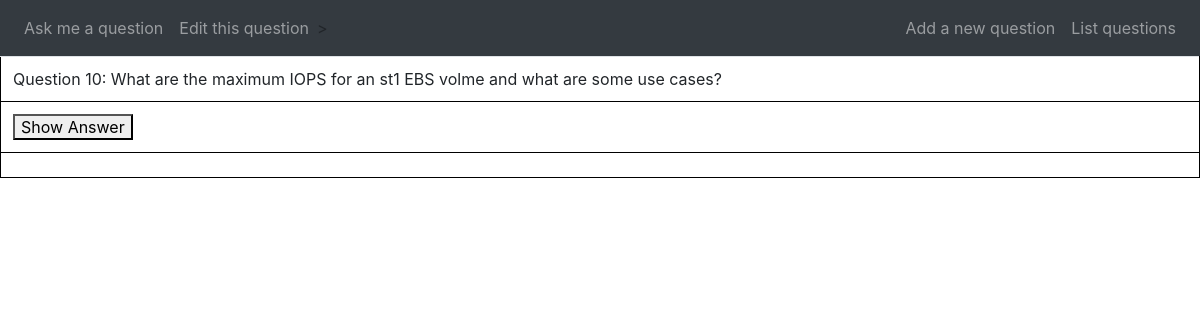
Page /question/10 on the committed database.
### app/models.py (models this page shows, shortened)
class Question(db.Model):
    id = db.Column(db.Integer, primary_key=True)
    question = db.Column(db.String(256))
    answer = db.Column(db.String(256))
    topic = db.Column(db.String(64))
    subtopic = db.Column(db.String(64))

### app/routes.py (the view)
@app.route('/question', methods=['GET'])
@app.route('/question/<question_id>', methods=['GET'])
def display_question(question_id=None):
    if question_id is None:
        question_count = db.session.query(Question).count()
        question_id = random.randint(1,question_count)
    question = Question.query.filter_by(id=question_id).first_or_404()
    return render_template('question.html', question=question)

### app/templates/question.html (shortened to what this page needs)
{% extends 'base.html' %}
{% block question %}
<table class="table">
    <tr>
        <td>Question {{ question.id }}: {{ question.question }}</td>
    </tr>
    <tr>
        <td><button onclick="show()">Show Answer</button></td>
    </tr>
    <tr>
        <td><div id="answer" class="answer" style="display:none; white-space:pre-wrap">{{ question.answer }}</div></td>
    </tr>
</table>
<br>
{% endblock %}

### app/templates/base.html (style rules this page uses)
td { vertical-align: top; border: 1px solid black; padding: 5px; }

### rows in the picture
Question: id "10", question "What are the maximum IOPS for an st1 EBS volme and what are some use cases?"
